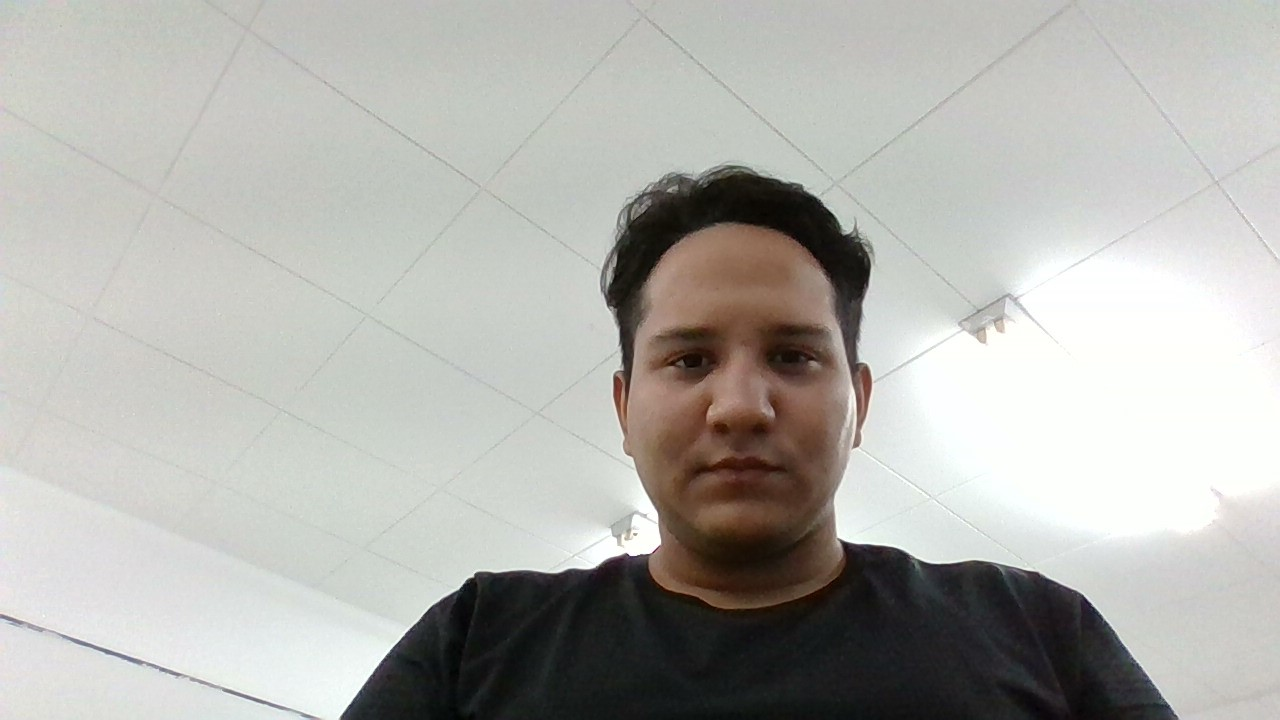
#> input picture At4SegundaAvaliação/WIN_20240930_17_54_51_Pro.jpg, 1280 x 720 px
$ python atv2.py
#> lines starting #> are read from the running program, lines starting #| are printed output that depends on the picture
import cv2 as cv
import matplotlib.pyplot as plt
img = cv.imread("WIN_20240930_17_54_51_Pro.jpg")
#> img is the input picture: shape (720, 1280, 3); mean B, G, R 173.3, 177.9, 178.3
imgc = cv.cvtColor(img, cv.COLOR_RGB2GRAY)
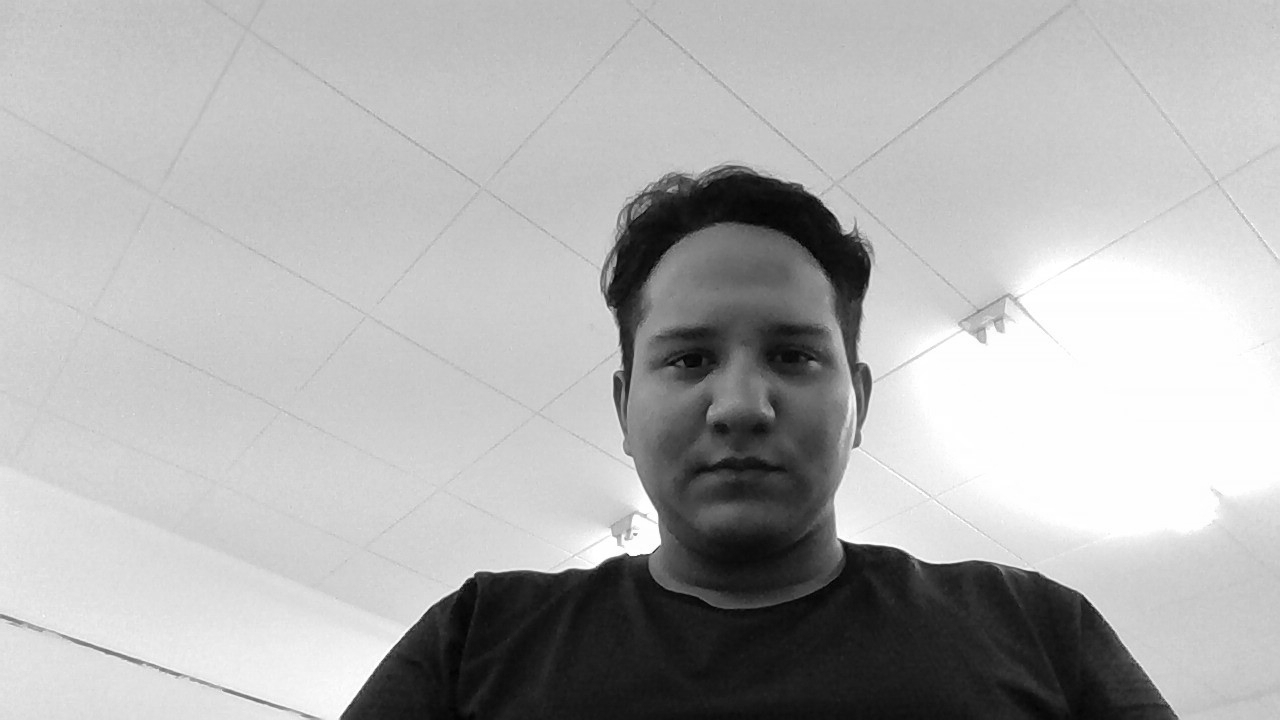
#> imgc: shape (720, 1280); min 1, max 255, mean 176.5
fig, axs = plt.subplots(1, 2, figsize=(10, 5))
#Divide o gráfico em dois para que cada um fique com uma imagem
#numero de linhas e colunas e a dimensão da imagem
axs[0].imshow(img)
#imagem que vai aparecer no primeiro gráfico
axs[0].set_title('Antes')
#nome do gráfico
axs[0].axis('off')
axs[1].imshow(imgc)
#imagem que vai aparecer no segundo gráfico
axs[1].set_title('Nova imagem')
#nome do segundo gráfico
axs[1].axis('off')
plt.show()
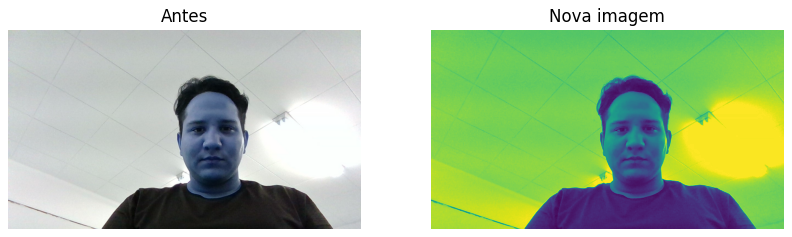
#> figure drawn by matplotlib, 2 panels; B, G, R data is drawn as R, G, B
#mosta os gráficos
'''resposta: converter as imagem para cinza para que o algoritmo consiga interpletar
 por que uma ia so trata dados em base 2'''
